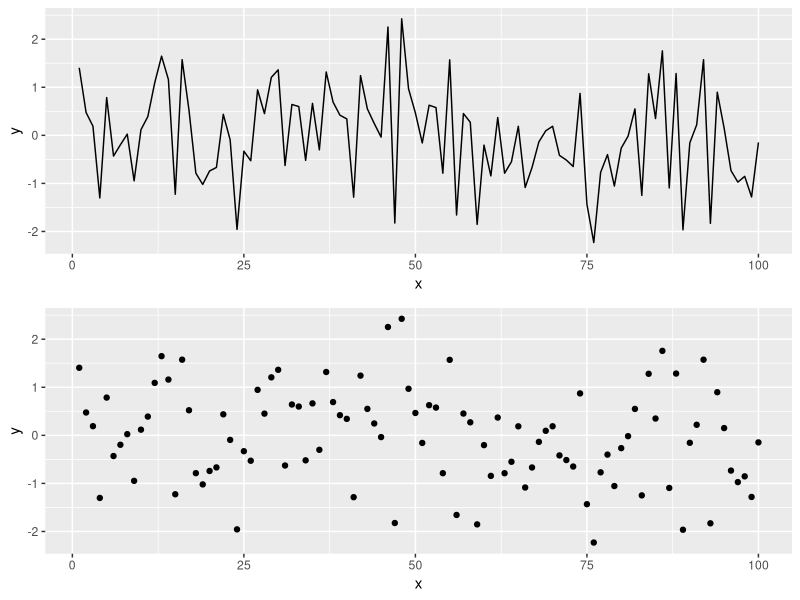
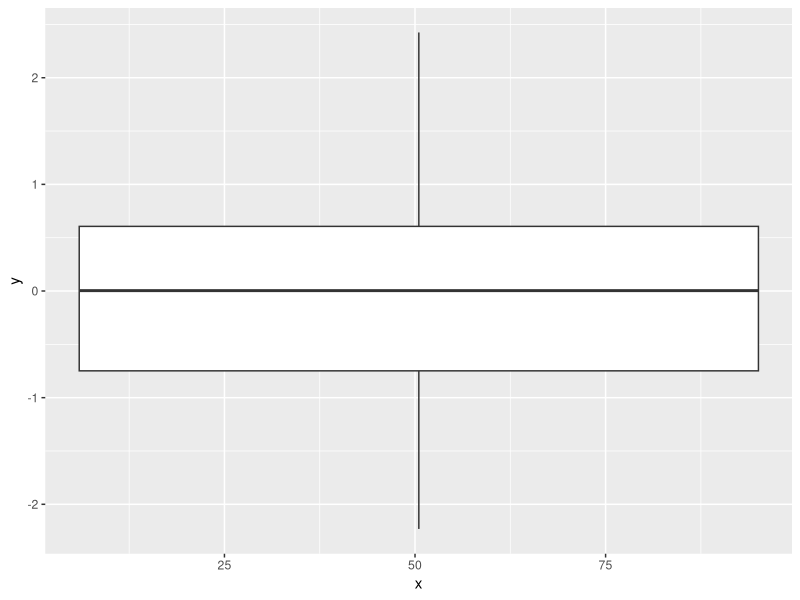

Write the R code that produced these figures, in order.
## ---- chunk 1
knitr::opts_chunk$set(echo = TRUE, 
                      fig.width = 8, 
                      fig.height = 8, 
                      fig.alig = "center")
## ---- chunk 2
library(tidyverse)
library(gridExtra)
## ---- chunk 3
# Simulating data according to a normal distribution
x <- seq(1:100)
y <- rnorm(100) 

# Generating data form a normal distribution with mean 0 and variance 1
data <- data.frame(x = x, y = y ) 

# Creating a data frame
p1 = ggplot(data, aes(x= x, y = y)) +
geom_line()

p2 = ggplot(data, aes(x= x, y = y)) +
geom_point()

grid.arrange(p1, p2)
## ---- chunk 4
ggplot(data, aes(x = x, y = y)) + geom_boxplot()
